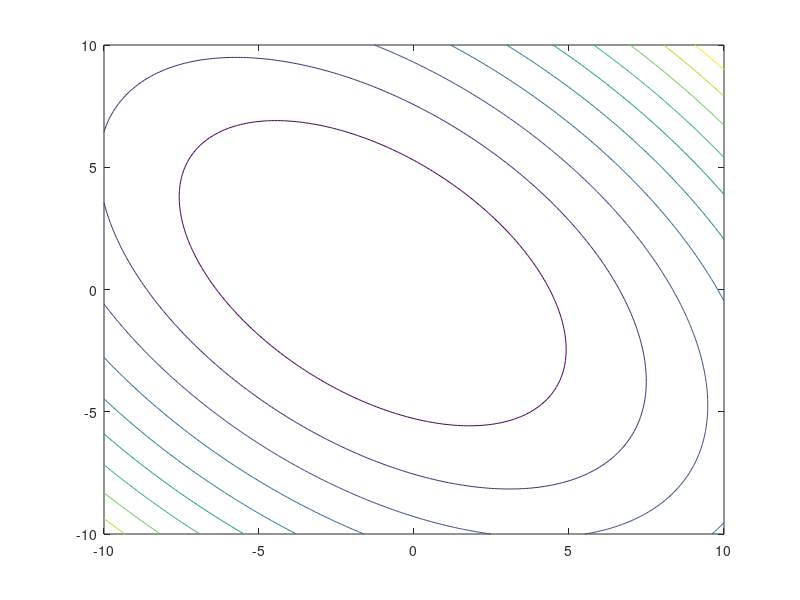

Source code (MATLAB): (Note: this script raises an error after producing the figure.)
clear all;
close all;
clc;

fun = @(x) x(1)^2 + x(2)^2 + x(1)*x(2) + 2 * x(1);
x = -10 : 0.1 : 10;
y = -10 : 0.1 : 10;
[xr, yr] = meshgrid(x, y);

figure(1);
contour(xr, yr, xr.^2 + yr.^2 + xr.*yr + 2.*xr);

[x0, y0] = ginput(1);
hold on;
plot(x0, y0, 'r*');

currPos = [x0; y0];
L = 0.5;
I = [1 0 -1 0; 0 1 0 -1]; 
MaxIter = 1000;
tempFvals = [0, 0, 0, 0];
allCords = [currPos(1), currPos(2), fun(currPos)];
direction = 1;

for i = 1 : MaxIter
    temp = currPos + L * I(:, direction);
    
    if fun(temp) < fun(currPos)
       currPos = temp;
       allCords = [allCords; currPos(1), currPos(2), fun(currPos)];
       plot(currPos(1), currPos(2), '*g');
    else
        direction = mod(direction + 1, 4);
        if direction == 0
            direction = 1;
        end
    end
end

plot(allCords(:, 1), allCords(:, 2));

figure(2);
mesh(xr, yr, xr.^2 + yr.^2 + xr.*yr + 2.*xr);
hold on;
plot3(allCords(1, 1), allCords(1, 2), allCords(1, 3), '*g');
plot3(allCords(:, 1), allCords(:, 2), allCords(:, 3), '-y');
plot3(allCords(size(allCords, 1), 1), allCords(size(allCords, 1), 2), allCords(size(allCords, 1), 3), '*r')